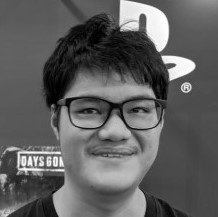
#> input picture result.jpg, 218 x 217 px
$ jupyter execute PointProcessing.ipynb
#> lines starting #> are read from the running program, lines starting #| are printed output that depends on the picture
[cell 1]
from skimage import io
import matplotlib.pyplot as plt


img = io.imread('result.jpg')
#> img is the input picture: shape (217, 218); min 0, max 255, mean 95.1
io.imshow(img)

[cell 2]
y=img-128
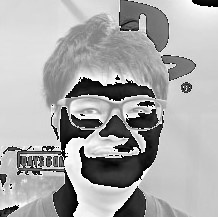
#> y: shape (217, 218); min 0, max 255, mean 169.1
y[y<0]=0
io.imshow(y)

[cell 3]
#所有值除以2
y = img/2
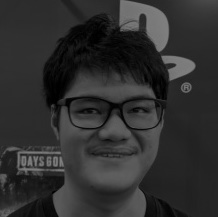
#> y: shape (217, 218) float64; min 0, max 127.5, mean 47.6
io.imshow(y,cmap="gray")

[cell 4]
y = img*2
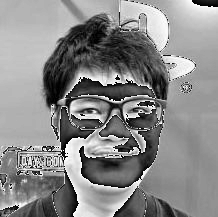
#> y: shape (217, 218); min 0, max 254, mean 136.3
#對於大於255的 設成255
y[y<100]=150
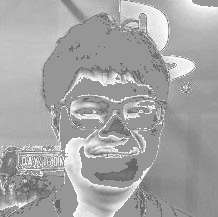
#> y: shape (217, 218); min 100, max 254, mean 165.5

io.imshow(y)

[cell 5]
y = img//2+128
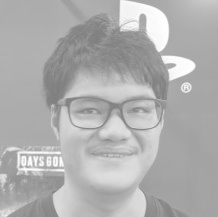
#> y: shape (217, 218); min 128, max 255, mean 175.3
io.imshow(y)

[cell 6]
#生成直方圖
f= plt.figure()
#bins:切割數量
#flatten:把二維陣列轉成一維
f.show(plt.hist(img.flatten(), bins =87))
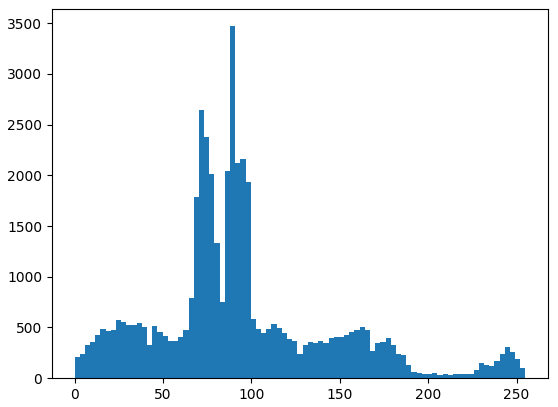
#> figure drawn by matplotlib, 1 panel; tallest bar 3470 high, from x = 87.93 to 90.86

[cell 7]
import  skimage.exposure as ex
cal=ex.adjust_gamma(img,0.01)
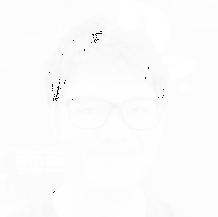
#> cal: shape (217, 218); min 0, max 255, mean 251.7
io.imshow(cal,cmap="jet")

[cell 8]
import numpy as np
import matplotlib.pyplot as plt
#x軸
a = np.array([0, 100, 150, 255])
#y軸
b = np.array([40,100, 220, 255])
#定義一條線 (0~256),自動生成圖
lin = np.interp(range(256), a, b)

#0~256的每個點
x = range(256)


#秀出圖
f = plt.figure()
f.show(plt.plot(x,lin))
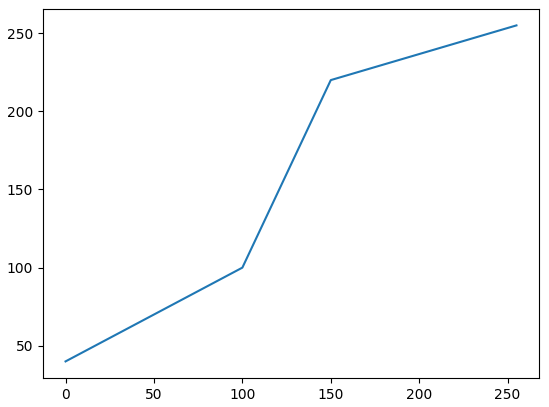
#> figure drawn by matplotlib, 1 panel; curve peaks at x = 255, y = 255
